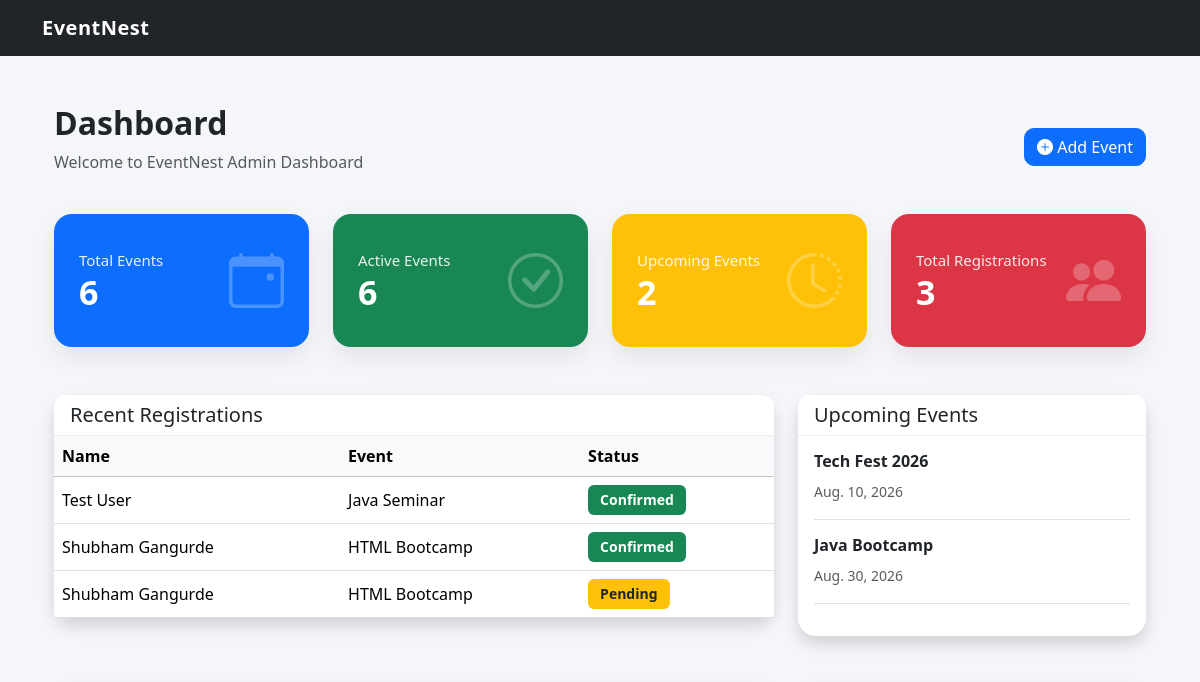
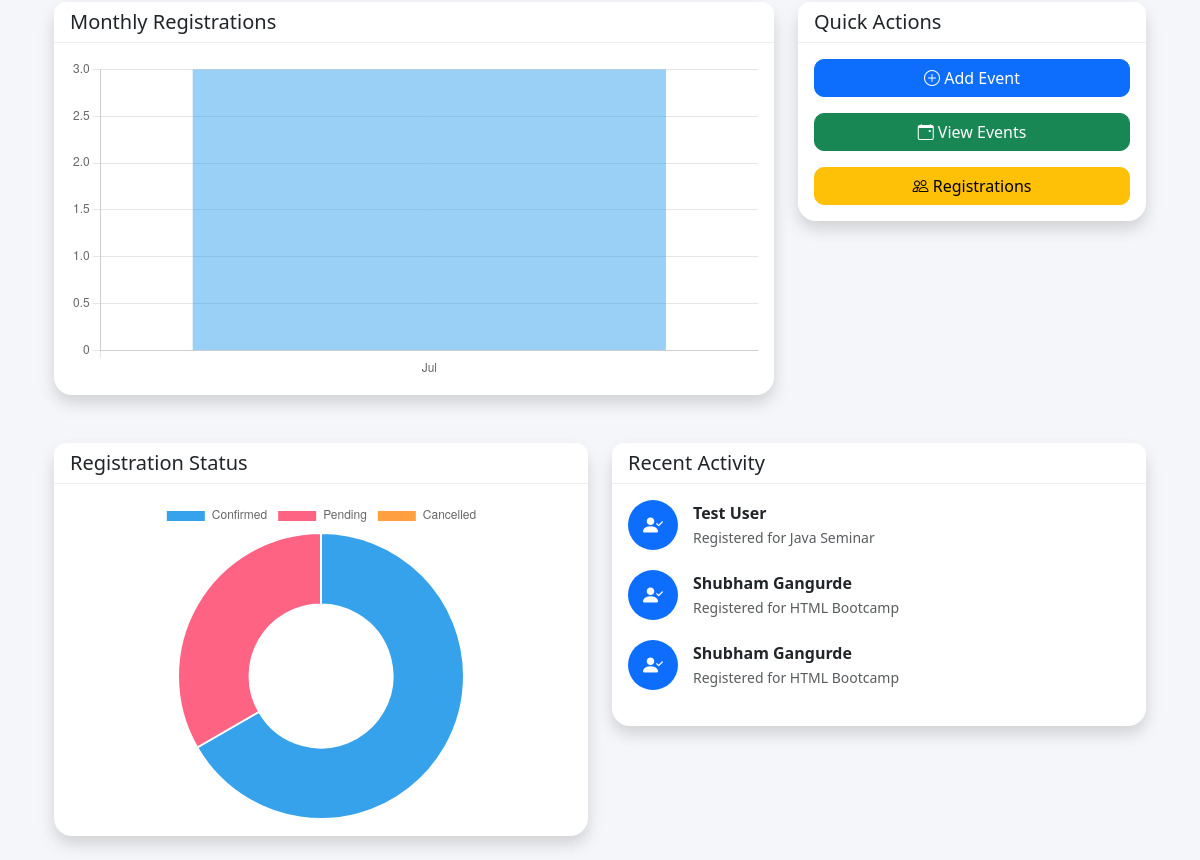
Page /dashboard/ (signed in) on the earlier database version (2 pictures, top to bottom).
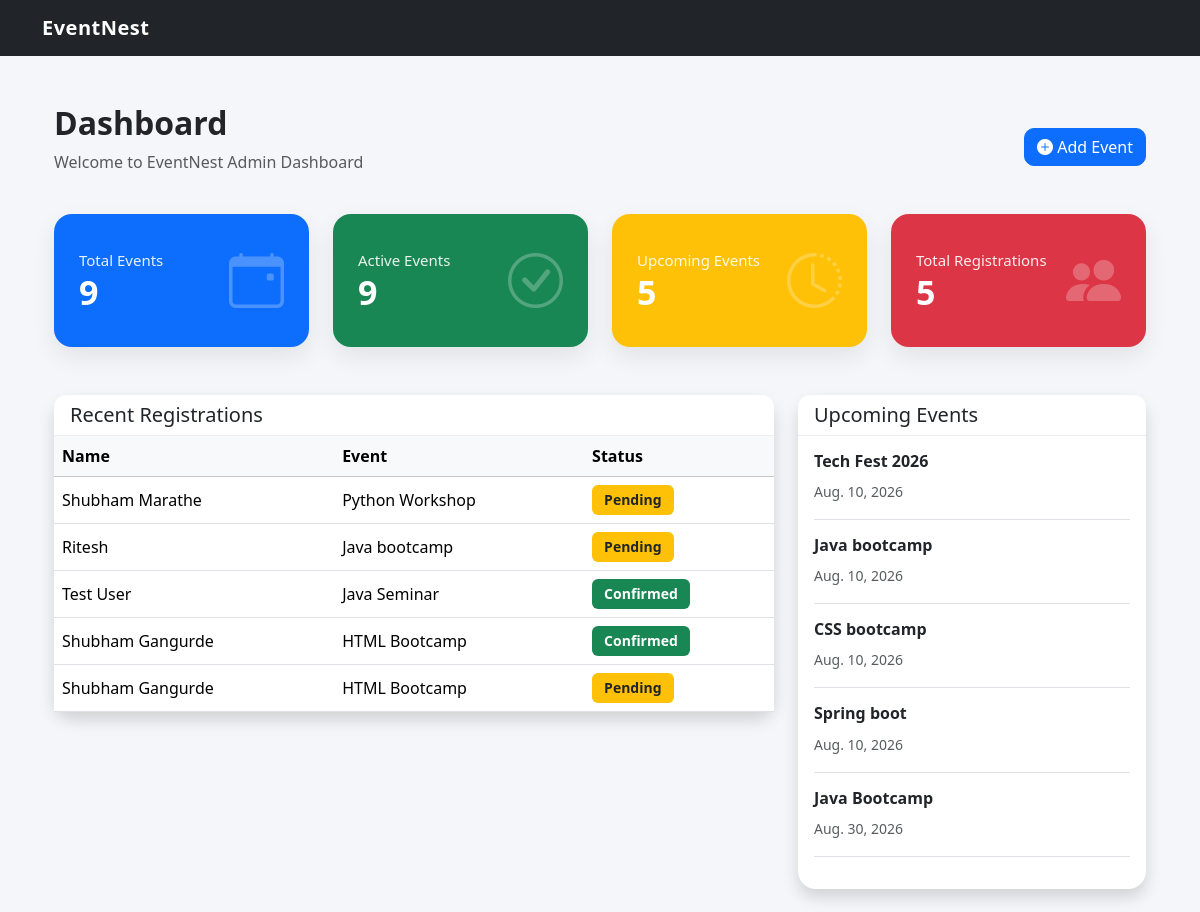
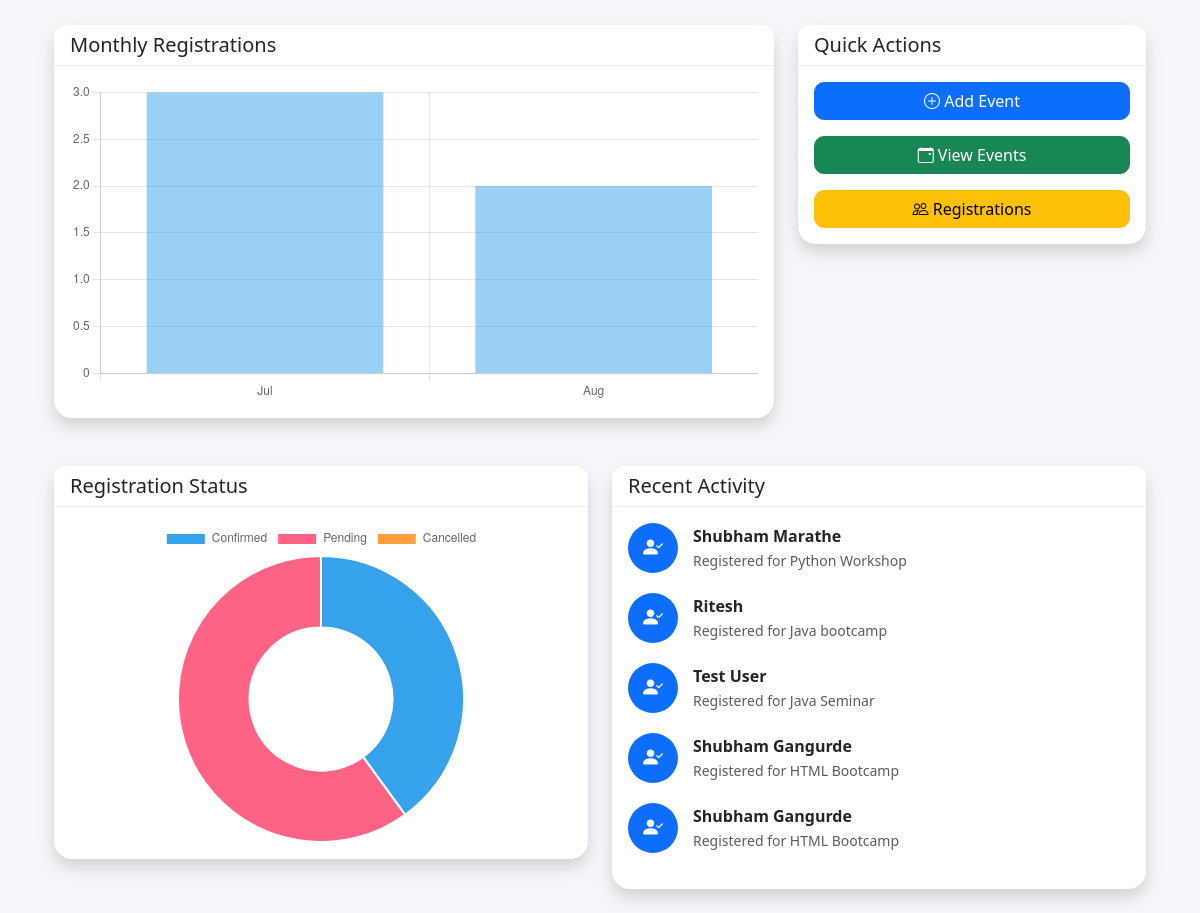
Same page on the later database version (2 pictures, top to bottom).
### registrations/models.py (models this page shows, shortened)
class Registration(models.Model):
    STATUS_CHOICES = [
        ("Pending", "Pending"),
        ("Confirmed", "Confirmed"),
        ("Cancelled", "Cancelled"),
    ]
    YEAR_CHOICES = [
        ("FY", "FY"),
        ("SY", "SY"),
        ("TY", "TY"),
        ("Final", "Final"),
    ]
    event = models.ForeignKey(
        Event,
        on_delete=models.CASCADE,
        related_name="registrations"
    )
    full_name = models.CharField(max_length=150)
    email = models.EmailField()
    phone = models.CharField(max_length=15)
    college = models.CharField(max_length=200)
    department = models.CharField(max_length=100)
    year = models.CharField(
        max_length=20,
        choices=YEAR_CHOICES
    )
    registration_date = models.DateTimeField(auto_now_add=True)
    status = models.CharField(
        max_length=20,
        choices=STATUS_CHOICES,
        default="Pending"
    )
    class Meta:
        ordering = ["-registration_date"]
        constraints = [
            models.UniqueConstraint(
                fields=["event", "email"],
                name="unique_event_registration"
            )
        ]

### events/models.py (models this page shows, shortened)
class Event(models.Model):
    CATEGORY_CHOICES = [
        ("Workshop", "Workshop"),
        ("Seminar", "Seminar"),
        ("Hackathon", "Hackathon"),
        ("Competition", "Competition"),
        ("Webinar", "Webinar"),
    ]
    title = models.CharField(
        max_length=200
    )
    description = models.TextField()
    category = models.CharField(
        max_length=50,
        choices=CATEGORY_CHOICES,
        default="Workshop"
    )
    organizer = models.CharField(
        max_length=150
    )
    venue = models.CharField(
        max_length=150
    )
    event_date = models.DateField()
    registration_deadline = models.DateField(
        default=date.today
    )
    start_time = models.TimeField()
    end_time = models.TimeField()
    total_seats = models.PositiveIntegerField(
        default=0
    )
    available_seats = models.PositiveIntegerField(
        default=0
    )
    event_banner = models.ImageField(
        upload_to="events/",
        blank=True,
        null=True
    )
    status = models.BooleanField(
        default=True,
        help_text="True = Active, False = Inactive"
    )
    created_at = models.DateTimeField(
        auto_now_add=True
    )
    updated_at = models.DateTimeField(
        auto_now=True
    )
    class Meta:
        ordering = ["event_date", "start_time"]
        verbose_name = "Event"
        verbose_name_plural = "Events"

### dashboard/views.py (the view)
# urls.py: path("dashboard/", dashboard, name="dashboard"),
@login_required(login_url="login")
def dashboard(request):
    total_events = Event.objects.count()
    active_events = Event.objects.filter(
        status=True
    ).count()
    upcoming_events = Event.objects.filter(
        event_date__gte=now().date()
    ).count()
    total_registrations = Registration.objects.count()
    confirmed = Registration.objects.filter(
        status="Confirmed"
    ).count()
    pending = Registration.objects.filter(
        status="Pending"
    ).count()
    cancelled = Registration.objects.filter(
        status="Cancelled"
    ).count()
    recent_registrations = (
        Registration.objects
        .select_related("event")
        .order_by("-registration_date")[:5]
    )
    upcoming = (
        Event.objects
        .filter(
            event_date__gte=now().date(),
            status=True
        )
        .order_by("event_date")[:5]
    )
    monthly_data = (
        Registration.objects
        .annotate(month=TruncMonth("registration_date"))
        .values("month")
        .annotate(total=Count("id"))
        .order_by("month")
    )
    months = []
    totals = []
    for item in monthly_data:
        months.append(item["month"].strftime("%b"))
        totals.append(item["total"])
    status_labels = [
        "Confirmed",
        "Pending",
        "Cancelled"
    ]
    status_counts = [
        confirmed,
        pending,
        cancelled
    ]
    context = {
        "total_events": total_events,
        "active_events": active_events,
        "upcoming_events": upcoming_events,
        "total_registrations": total_registrations,
        "confirmed": confirmed,
        "pending": pending,
        "cancelled": cancelled,
        "recent_registrations": recent_registrations,
        "upcoming": upcoming,
        "chart_months": json.dumps(months),
        "chart_totals": json.dumps(totals),
        "status_labels": json.dumps(status_labels),
        "status_counts": json.dumps(status_counts),
    }
    return render(
        request,
        "dashboard/dashboard.html",
        context
    )

### templates/dashboard/dashboard.html (shortened to what this page needs)
{% extends "dashboard/base.html" %}
{% block content %}
<div class="container-fluid py-4">
    <div class="d-flex justify-content-between align-items-center mb-4">
        <div>
            <h2 class="fw-bold">
                Dashboard
            </h2>
            <p class="text-muted">
                Welcome to EventNest Admin Dashboard
            </p>
        </div>
        <a href="{% url 'add_event' %}"
           class="btn btn-primary">
            <i class="bi bi-plus-circle-fill"></i>
            Add Event
        </a>
    </div>
    <div class="row g-4">
        <div class="col-xl-3 col-md-6">
            <div class="dashboard-card bg-primary">
                <div>
                    <small>Total Events</small>
                    <h2>{{ total_events }}</h2>
                </div>
                <i class="bi bi-calendar-event dashboard-icon"></i>
            </div>
        </div>
        <div class="col-xl-3 col-md-6">
            <div class="dashboard-card bg-success">
                <div>
                    <small>Active Events</small>
                    <h2>{{ active_events }}</h2>
                </div>
                <i class="bi bi-check-circle dashboard-icon"></i>
            </div>
        </div>
        <div class="col-xl-3 col-md-6">
            <div class="dashboard-card bg-warning">
                <div>
                    <small>Upcoming Events</small>
                    <h2>{{ upcoming_events }}</h2>
                </div>
                <i class="bi bi-clock-history dashboard-icon"></i>
            </div>
        </div>
        <div class="col-xl-3 col-md-6">
            <div class="dashboard-card bg-danger">
                <div>
                    <small>Total Registrations</small>
                    <h2>{{ total_registrations }}</h2>
                </div>
                <i class="bi bi-people-fill dashboard-icon"></i>
            </div>
        </div>
    </div>
    <div class="row mt-5">
        <div class="col-lg-8">
            <div class="card shadow border-0">
                <div class="card-header bg-white">
                    <h5 class="mb-0">
                        Recent Registrations
                    </h5>
                </div>
                <div class="table-responsive">
                    <table class="table table-hover mb-0">
                        <thead class="table-light">
                        <tr>
                            <th>Name</th>
                            <th>Event</th>
                            <th>Status</th>
                        </tr>
                        </thead>
                        <tbody>
                        {% for registration in recent_registrations %}
                        <tr>
                            <td>
                                {{ registration.full_name }}
                            </td>
                            <td>
                                {{ registration.event.title }}
                            </td>
                            <td>
                                {% if registration.status == "Confirmed" %}
                                <span class="badge bg-success">
                                    Confirmed
                                </span>
                                {% elif registration.status == "Pending" %}
                                <span class="badge bg-warning text-dark">
                                    Pending
                                </span>
                                {% else %}
                                <span class="badge bg-danger">
                                    Cancelled
                                </span>
                                {% endif %}
                            </td>
                        </tr>
                        {% endfor %}
                        </tbody>
                    </table>
                </div>
            </div>
        </div>
        <div class="col-lg-4">
            <div class="card shadow border-0">
                <div class="card-header bg-white">
                    <h5 class="mb-0">
                        Upcoming Events
                    </h5>
                </div>
                <div class="card-body">
                    {% for event in upcoming %}
                    <div class="border-bottom pb-3 mb-3">
                        <h6 class="fw-bold">
                            {{ event.title }}
                        </h6>
                        <small class="text-muted">
                            {{ event.event_date }}
                        </small>
                    </div>
                    {% empty %}
                    <p class="text-muted">
                        No Upcoming Events
                    </p>
                    {% endfor %}
                </div>
            </div>
        </div>
    </div>
        <div class="row mt-5">
        <div class="col-lg-8">
            <div class="card shadow border-0">
                <div class="card-header bg-white">
                    <h5 class="mb-0">
                        Monthly Registrations
                    </h5>
                </div>
                <div class="card-body">
                    <canvas id="registrationChart"></canvas>
                </div>
            </div>
        </div>
        <div class="col-lg-4">
            <div class="card shadow border-0">
                <div class="card-header bg-white">
                    <h5 class="mb-0">
                        Quick Actions
                    </h5>
                </div>
                <div class="card-body d-grid gap-3">
                    <a href="{% url 'add_event' %}" class="btn btn-primary">
                        <i class="bi bi-plus-circle"></i>
                        Add Event
                    </a>
                    <a href="{% url 'event_list' %}" class="btn btn-success">
                        <i class="bi bi-calendar-event"></i>
                        View Events
                    </a>
                    <a href="{% url 'registration_list' %}" class="btn btn-warning">
                        <i class="bi bi-people"></i>
                        Registrations
                    </a>
                </div>
            </div>
        </div>
    </div>
    <div class="row mt-5">
        <div class="col-lg-6">
            <div class="card shadow border-0">
                <div class="card-header bg-white">
                    <h5 class="mb-0">
                        Registration Status
                    </h5>
                </div>
                <div class="card-body">
                    <canvas id="statusChart"></canvas>
                </div>
            </div>
        </div>
        <div class="col-lg-6">
            <div class="card shadow border-0">
                <div class="card-header bg-white">
                    <h5 class="mb-0">
                        Recent Activity
                    </h5>
                </div>
                <div class="card-body">
                    {% for registration in recent_registrations %}
                    <div class="activity-item">
                        <div class="activity-icon">
                            <i class="bi bi-person-check-fill"></i>
                        </div>
                        <div>
                            <strong>
                                {{ registration.full_name }}
                            </strong>
                            <br>
                            <small class="text-muted">
                                Registered for
                                {{ registration.event.title }}
                            </small>
                        </div>
                    </div>
                    {% empty %}
                    <p class="text-muted">
                        No Recent Activity
                    </p>
                    {% endfor %}
                </div>
            </div>
        </div>
    </div>
</div>
<script>
const months = {{ chart_months|safe }};
const totals = {{ chart_totals|safe }};
new Chart(document.getElementById("registrationChart"),{
type:"bar",
data:{
labels:months,
datasets:[{
label:"Registrations",
data:totals
}]
},
options:{
responsive:true,
plugins:{
legend:{
display:false
}
}
}
});
const statusLabels = {{ status_labels|safe }};
const statusCounts = {{ status_counts|safe }};
new Chart(document.getElementById("statusChart"),{
type:"doughnut",
data:{
labels:statusLabels,
datasets:[{
data:statusCounts
}]
},
options:{
responsive:true
}
});
</script>
{% endblock %}

### templates/dashboard/base.html (shortened to what this page needs)
{% load static %}
<!DOCTYPE html>
<html lang="en">
<head>
    <link href="https://cdn.jsdelivr.net/npm/bootstrap@5.3.7/dist/css/bootstrap.min.css"
          rel="stylesheet">
    <link rel="stylesheet"
          href="https://cdn.jsdelivr.net/npm/bootstrap-icons@1.11.3/font/bootstrap-icons.min.css">
    <link rel="stylesheet"
          href="{% static 'css/style.css' %}">
    <link rel="stylesheet"
          href="{% static 'css/dashboard.css' %}">
</head>
<body>
<nav class="navbar navbar-dark bg-dark">
<div class="container">
<a class="navbar-brand"
   href="{% url 'home' %}">
EventNest
</a>
</div>
</nav>
<div class="container mt-4">
{% block content %}
{% endblock %}
</div>
</body>
</html>

### static/css/style.css (style rules this page uses)
body { background:#f8f9fa; }
.card { border:none; border-radius:12px; }
.card-header { border-radius:12px 12px 0 0 !important; }
.btn { border-radius:8px; }
.badge { font-size:14px; }

### static/css/dashboard.css (style rules this page uses)
body { background:#f4f6f9; font-family:Segoe UI,Tahoma,Geneva,Verdana,sans-serif; }
.dashboard-card { color:#fff; border-radius:18px; padding:25px; display:flex; justify-content:space-between; align-items:center; box-shadow:0 10px 25px rgba(0,0,0,.08); transition:.3s; }
.dashboard-card h2 { margin:0; font-size:34px; font-weight:700; }
.dashboard-card small { font-size:15px; opacity:.9; }
.dashboard-icon { font-size:55px; opacity:.25; }
.card { border:none; border-radius:18px; }
.card-header { font-weight:600; border-bottom:1px solid #eee; }
.table td, .table th { vertical-align:middle; }
.activity-item { display:flex; align-items:center; gap:15px; margin-bottom:20px; }
.activity-icon { width:50px; height:50px; border-radius:50%; background:#0d6efd; color:#fff; display:flex; justify-content:center; align-items:center; font-size:20px; }
canvas { max-height:320px; }
.btn { border-radius:10px; }
.badge { padding:8px 12px; }
.navbar-brand { font-weight:700; letter-spacing:.5px; }

Differences in the rows shown:
added Registration: full_name "Shubham Marathe", event "Python Workshop", status "Pending"
added Registration: full_name "Ritesh", event "Java bootcamp", status "Pending"
added Event: title "Java bootcamp", event_date "Aug. 10, 2026"
added Event: title "CSS bootcamp", event_date "Aug. 10, 2026"
added Event: title "Spring boot", event_date "Aug. 10, 2026"
Other differences:
{{ total_events }}: "6" → "9"
{{ active_events }}: "6" → "9"
{{ upcoming_events }}: "2" → "5"
{{ total_registrations }}: "3" → "5"
chart data {{ chart_months|safe }}: ["Jul"] → ["Jul", "Aug"]
chart data {{ chart_totals|safe }}: [3] → [3, 2]
chart data {{ status_counts|safe }}: [2, 1, 0] → [2, 3, 0]
